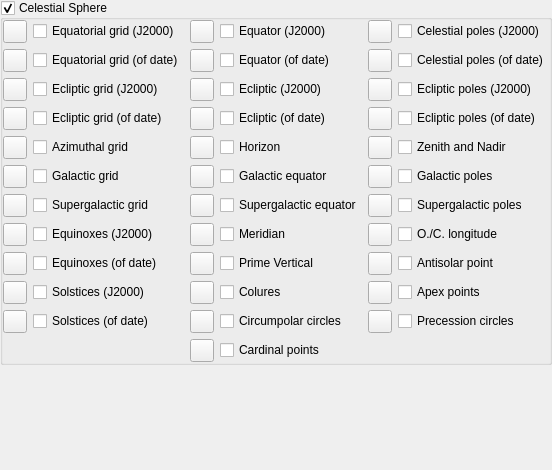
        <widget class="QWidget" name="page_markings">
         <layout class="QGridLayout" name="gridLayout_2">
          <property name="leftMargin">
           <number>0</number>
          </property>
          <property name="topMargin">
           <number>0</number>
          </property>
          <property name="rightMargin">
           <number>0</number>
          </property>
          <property name="bottomMargin">
           <number>0</number>
          </property>
          <property name="spacing">
           <number>0</number>
          </property>
          <item row="0" column="0">
           <widget class="QGroupBox" name="celestialSphereGroupBox">
            <property name="title">
             <string>Celestial Sphere</string>
            </property>
            <property name="flat">
             <bool>true</bool>
            </property>
            <property name="checkable">
             <bool>true</bool>
            </property>
            <layout class="QVBoxLayout" name="verticalLayout_10">
             <property name="leftMargin">
              <number>0</number>
             </property>
             <property name="topMargin">
              <number>0</number>
             </property>
             <property name="rightMargin">
              <number>0</number>
             </property>
             <property name="bottomMargin">
              <number>0</number>
             </property>
             <item>
              <layout class="QGridLayout" name="markingsGridLayout">
               <item row="0" column="0">
                <widget class="QToolButton" name="colorEquatorialJ2000Grid">
                 <property name="toolTip">
                  <string>Color of the equatorial grid (J2000.0)</string>
                 </property>
                 <property name="text">
                  <string notr="true"/>
                 </property>
                </widget>
               </item>
               <item row="0" column="1">
                <widget class="QCheckBox" name="showEquatorialJ2000GridCheckBox">
                 <property name="toolTip">
                  <string>Equatorial coordinates of J2000.0.</string>
                 </property>
                 <property name="text">
                  <string>Equatorial grid (J2000)</string>
                 </property>
                </widget>
               </item>
               <item row="1" column="0">
                <widget class="QToolButton" name="colorEquatorialGrid">
                 <property name="toolTip">
                  <string>Color of the equatorial grid (of date)</string>
                 </property>
                 <property name="text">
                  <string notr="true"/>
                 </property>
                </widget>
               </item>
               <item row="1" column="1">
                <widget class="QCheckBox" name="showEquatorialGridCheckBox">
                 <property name="toolTip">
                  <string>Equatorial coordinates of current date and planet.</string>
                 </property>
                 <property name="text">
                  <string>Equatorial grid (of date)</string>
                 </property>
                </widget>
               </item>
               <item row="2" column="0">
                <widget class="QToolButton" name="colorEclipticGridJ2000">
                 <property name="toolTip">
                  <string>Color of the ecliptical grid (J2000.0)</string>
                 </property>
                 <property name="text">
                  <string notr="true"/>
                 </property>
                </widget>
               </item>
               <item row="2" column="1">
                <widget class="QCheckBox" name="showEclipticGridJ2000CheckBox">
                 <property name="toolTip">
                  <string>Ecliptical coordinates for J2000.0.</string>
                 </property>
                 <property name="text">
                  <string>Ecliptic grid (J2000)</string>
                 </property>
                </widget>
               </item>
               <item row="3" column="0">
                <widget class="QToolButton" name="colorEclipticGridOfDate">
                 <property name="toolTip">
                  <string>Color of the ecliptical grid (of date)</string>
                 </property>
                 <property name="text">
                  <string notr="true"/>
                 </property>
                </widget>
               </item>
               <item row="3" column="1">
                <widget class="QCheckBox" name="showEclipticGridOfDateCheckBox">
                 <property name="toolTip">
                  <string>Ecliptical coordinates for current date. Displayed on Earth only.</string>
                 </property>
                 <property name="text">
                  <string>Ecliptic grid (of date)</string>
                 </property>
                </widget>
               </item>
               <item row="4" column="0">
                <widget class="QToolButton" name="colorAzimuthalGrid">
                 <property name="toolTip">
                  <string>Color of the azimuthal grid</string>
                 </property>
                 <property name="text">
                  <string notr="true"/>
                 </property>
                </widget>
               </item>
               <item row="4" column="1">
                <widget class="QCheckBox" name="showAzimuthalGridCheckBox">
                 <property name="toolTip">
                  <string>Altitudes and azimuth (counted from North towards East).</string>
                 </property>
                 <property name="text">
                  <string>Azimuthal grid</string>
                 </property>
                </widget>
               </item>
               <item row="5" column="0">
                <widget class="QToolButton" name="colorGalacticGrid">
                 <property name="toolTip">
                  <string>Color of the galactic grid</string>
                 </property>
                 <property name="text">
                  <string notr="true"/>
                 </property>
                </widget>
               </item>
               <item row="5" column="1">
                <widget class="QCheckBox" name="showGalacticGridCheckBox">
                 <property name="toolTip">
                  <string>Galactic Coordinates, System II (IAU 1958).</string>
                 </property>
                 <property name="text">
                  <string>Galactic grid</string>
                 </property>
                </widget>
               </item>
               <item row="6" column="0">
                <widget class="QToolButton" name="colorSupergalacticGrid">
                 <property name="toolTip">
                  <string>Color of the supergalactic grid</string>
                 </property>
                 <property name="text">
                  <string notr="true"/>
                 </property>
                </widget>
               </item>
               <item row="6" column="1">
                <widget class="QCheckBox" name="showSupergalacticGridCheckBox">
                 <property name="toolTip">
                  <string>Show de Vaucouleurs' Supergalactic coordinates (1976), defined by the distribution of nearby galaxies.</string>
                 </property>
                 <property name="text">
                  <string>Supergalactic grid</string>
                 </property>
                </widget>
               </item>
               <item row="7" column="0">
                <widget class="QToolButton" name="colorEquinoxJ2000Points">
                 <property name="toolTip">
                  <string>Color of the equinox points (J2000.0)</string>
                 </property>
                 <property name="text">
                  <string notr="true"/>
                 </property>
                </widget>
               </item>
               <item row="7" column="1">
                <widget class="QCheckBox" name="showEquinoxJ2000PointsCheckBox">
                 <property name="text">
                  <string>Equinoxes (J2000)</string>
                 </property>
                </widget>
               </item>
               <item row="8" column="0">
                <widget class="QToolButton" name="colorEquinoxPoints">
                 <property name="toolTip">
                  <string>Color of the equinox points (of date)</string>
                 </property>
                 <property name="text">
                  <string notr="true"/>
                 </property>
                </widget>
               </item>
               <item row="8" column="1">
                <widget class="QCheckBox" name="showEquinoxPointsCheckBox">
                 <property name="text">
                  <string>Equinoxes (of date)</string>
                 </property>
                </widget>
               </item>
               <item row="9" column="0">
                <widget class="QToolButton" name="colorSolsticeJ2000Points">
                 <property name="toolTip">
                  <string>Color of the solstice points (J2000.0)</string>
                 </property>
                 <property name="text">
                  <string/>
                 </property>
                </widget>
               </item>
               <item row="9" column="1">
                <widget class="QCheckBox" name="showSolsticeJ2000PointsCheckBox">
                 <property name="text">
                  <string>Solstices (J2000)</string>
                 </property>
                </widget>
               </item>
               <item row="10" column="0">
                <widget class="QToolButton" name="colorSolsticePoints">
                 <property name="toolTip">
                  <string>Color of the solstice points (of date)</string>
                 </property>
                 <property name="text">
                  <string/>
                 </property>
                </widget>
               </item>
               <item row="10" column="1">
                <widget class="QCheckBox" name="showSolsticePointsCheckBox">
                 <property name="text">
                  <string>Solstices (of date)</string>
                 </property>
                </widget>
               </item>
               <item row="0" column="2">
                <widget class="QToolButton" name="colorEquatorJ2000Line">
                 <property name="toolTip">
                  <string>Color of equator (J2000.0)</string>
                 </property>
                 <property name="text">
                  <string notr="true"/>
                 </property>
                </widget>
               </item>
               <item row="0" column="3">
                <widget class="QCheckBox" name="showEquatorJ2000LineCheckBox">
                 <property name="toolTip">
                  <string>Show celestial equator of J2000.0.</string>
                 </property>
                 <property name="text">
                  <string>Equator (J2000)</string>
                 </property>
                </widget>
               </item>
               <item row="1" column="2">
                <widget class="QToolButton" name="colorEquatorLine">
                 <property name="toolTip">
                  <string>Color of equator (of date)</string>
                 </property>
                 <property name="text">
                  <string notr="true"/>
                 </property>
                </widget>
               </item>
               <item row="1" column="3">
                <widget class="QCheckBox" name="showEquatorLineCheckBox">
                 <property name="toolTip">
                  <string>Show celestial equator of current planet and date.</string>
                 </property>
                 <property name="text">
                  <string>Equator (of date)</string>
                 </property>
                </widget>
               </item>
               <item row="2" column="2">
                <widget class="QToolButton" name="colorEclipticLineJ2000">
                 <property name="toolTip">
                  <string>Color of ecliptic (J2000.0)</string>
                 </property>
                 <property name="text">
                  <string notr="true"/>
                 </property>
                </widget>
               </item>
               <item row="2" column="3">
                <widget class="QCheckBox" name="showEclipticLineJ2000CheckBox">
                 <property name="toolTip">
                  <string>Show ecliptic line of J2000.0 (VSOP87A fundamental plane).</string>
                 </property>
                 <property name="text">
                  <string>Ecliptic (J2000)</string>
                 </property>
                </widget>
               </item>
               <item row="3" column="2">
                <widget class="QToolButton" name="colorEclipticLineOfDate">
                 <property name="toolTip">
                  <string>Color of ecliptic (of date)</string>
                 </property>
                 <property name="text">
                  <string notr="true"/>
                 </property>
                </widget>
               </item>
               <item row="3" column="3">
                <widget class="QCheckBox" name="showEclipticLineOfDateCheckBox">
                 <property name="toolTip">
                  <string>Show ecliptic line of current date.</string>
                 </property>
                 <property name="text">
                  <string>Ecliptic (of date)</string>
                 </property>
                </widget>
               </item>
               <item row="4" column="2">
                <widget class="QToolButton" name="colorHorizonLine">
                 <property name="toolTip">
                  <string>Color of horizon</string>
                 </property>
                 <property name="text">
                  <string notr="true"/>
                 </property>
                </widget>
               </item>
               <item row="4" column="3">
                <widget class="QCheckBox" name="showHorizonLineCheckBox">
                 <property name="toolTip">
                  <string>Show mathematical horizon line.</string>
                 </property>
                 <property name="text">
                  <string>Horizon</string>
                 </property>
                </widget>
               </item>
               <item row="5" column="2">
                <widget class="QToolButton" name="colorGalacticEquatorLine">
                 <property name="toolTip">
                  <string>Color of galactic equator</string>
                 </property>
                 <property name="text">
                  <string notr="true"/>
                 </property>
                </widget>
               </item>
               <item row="5" column="3">
                <widget class="QCheckBox" name="showGalacticEquatorLineCheckBox">
                 <property name="toolTip">
                  <string>Show Galactic equator line.</string>
                 </property>
                 <property name="text">
                  <string>Galactic equator</string>
                 </property>
                </widget>
               </item>
               <item row="6" column="2">
                <widget class="QToolButton" name="colorSupergalacticEquatorLine">
                 <property name="toolTip">
                  <string>Color of supergalactic equator</string>
                 </property>
                 <property name="text">
                  <string notr="true"/>
                 </property>
                </widget>
               </item>
               <item row="6" column="3">
                <widget class="QCheckBox" name="showSupergalacticEquatorLineCheckBox">
                 <property name="toolTip">
                  <string>Show equator of de Vaucouleurs' Supergalactic coordinates (1976).</string>
                 </property>
                 <property name="text">
                  <string>Supergalactic equator</string>
                 </property>
                </widget>
               </item>
               <item row="7" column="2">
                <widget class="QToolButton" name="colorMeridianLine">
                 <property name="toolTip">
                  <string>Color of meridian</string>
                 </property>
                 <property name="text">
                  <string notr="true"/>
                 </property>
                </widget>
               </item>
               <item row="7" column="3">
                <widget class="QCheckBox" name="showMeridianLineCheckBox">
                 <property name="toolTip">
                  <string>Show meridian line.</string>
                 </property>
                 <property name="text">
                  <string>Meridian</string>
                 </property>
                </widget>
               </item>
               <item row="8" column="2">
                <widget class="QToolButton" name="colorPrimeVerticalLine">
                 <property name="toolTip">
                  <string>Color of Prime Vertical</string>
                 </property>
                 <property name="text">
                  <string notr="true"/>
                 </property>
                </widget>
               </item>
               <item row="8" column="3">
                <widget class="QCheckBox" name="showPrimeVerticalLineCheckBox">
                 <property name="toolTip">
                  <string>Show Prime (East-West) Vertical.</string>
                 </property>
                 <property name="text">
                  <string>Prime Vertical</string>
                 </property>
                </widget>
               </item>
               <item row="9" column="2">
                <widget class="QToolButton" name="colorColuresLine">
                 <property name="toolTip">
                  <string>Color of colures</string>
                 </property>
                 <property name="text">
                  <string notr="true"/>
                 </property>
                </widget>
               </item>
               <item row="9" column="3">
                <widget class="QCheckBox" name="showColuresLineCheckBox">
                 <property name="toolTip">
                  <string>Show colures (great circles through poles and solstices/equinoxes).</string>
                 </property>
                 <property name="text">
                  <string>Colures</string>
                 </property>
                </widget>
               </item>
               <item row="10" column="2">
                <widget class="QToolButton" name="colorCircumpolarCircles">
                 <property name="toolTip">
                  <string>Color of circumpolar circles</string>
                 </property>
                 <property name="text">
                  <string notr="true"/>
                 </property>
                </widget>
               </item>
               <item row="10" column="3">
                <widget class="QCheckBox" name="showCircumpolarCirclesCheckBox">
                 <property name="toolTip">
                  <string>These circles delimit stars which stay always above (respectively below) the mathematical horizon.</string>
                 </property>
                 <property name="text">
                  <string>Circumpolar circles</string>
                 </property>
                </widget>
               </item>
               <item row="11" column="2">
                <widget class="QToolButton" name="colorCardinalPoints">
                 <property name="toolTip">
                  <string>Color of cardinal points</string>
                 </property>
                 <property name="text">
                  <string notr="true"/>
                 </property>
                </widget>
               </item>
               <item row="11" column="3">
                <widget class="QCheckBox" name="showCardinalPointsCheckBox">
                 <property name="toolTip">
                  <string>Labels for the Cardinal and Ordinal directions.</string>
                 </property>
                 <property name="text">
                  <string>Cardinal points</string>
                 </property>
                </widget>
               </item>
               <item row="0" column="4">
                <widget class="QToolButton" name="colorCelestialJ2000Poles">
                 <property name="toolTip">
                  <string>Color of the celestial poles (J2000.0)</string>
                 </property>
                 <property name="text">
                  <string notr="true"/>
                 </property>
                </widget>
               </item>
               <item row="0" column="5">
                <widget class="QCheckBox" name="showCelestialJ2000PolesCheckBox">
                 <property name="toolTip">
                  <string>Show celestial poles of J2000.0.</string>
                 </property>
                 <property name="text">
                  <string>Celestial poles (J2000)</string>
                 </property>
                </widget>
               </item>
               <item row="1" column="4">
                <widget class="QToolButton" name="colorCelestialPoles">
                 <property name="toolTip">
                  <string>Color of celestial poles (of date)</string>
                 </property>
                 <property name="text">
                  <string notr="true"/>
                 </property>
                </widget>
               </item>
               <item row="1" column="5">
                <widget class="QCheckBox" name="showCelestialPolesCheckBox">
                 <property name="toolTip">
                  <string>Show celestial poles of current planet and date.</string>
                 </property>
                 <property name="text">
                  <string>Celestial poles (of date)</string>
                 </property>
                </widget>
               </item>
               <item row="2" column="4">
                <widget class="QToolButton" name="colorEclipticJ2000Poles">
                 <property name="toolTip">
                  <string>Color of the ecliptic poles (J2000.0)</string>
                 </property>
                 <property name="text">
                  <string notr="true"/>
                 </property>
                </widget>
               </item>
               <item row="2" column="5">
                <widget class="QCheckBox" name="showEclipticJ2000PolesCheckBox">
                 <property name="toolTip">
                  <string>Show ecliptic poles of J2000.0</string>
                 </property>
                 <property name="text">
                  <string>Ecliptic poles (J2000)</string>
                 </property>
                </widget>
               </item>
               <item row="3" column="4">
                <widget class="QToolButton" name="colorEclipticPoles">
                 <property name="toolTip">
                  <string>Color of ecliptic poles (of date)</string>
                 </property>
                 <property name="text">
                  <string notr="true"/>
                 </property>
                </widget>
               </item>
               <item row="3" column="5">
                <widget class="QCheckBox" name="showEclipticPolesCheckBox">
                 <property name="toolTip">
                  <string>Show ecliptic poles of current date.</string>
                 </property>
                 <property name="text">
                  <string>Ecliptic poles (of date)</string>
                 </property>
                </widget>
               </item>
               <item row="4" column="4">
                <widget class="QToolButton" name="colorZenithNadir">
                 <property name="toolTip">
                  <string>Color of Zenith and Nadir</string>
                 </property>
                 <property name="text">
                  <string notr="true"/>
                 </property>
                </widget>
               </item>
               <item row="4" column="5">
                <widget class="QCheckBox" name="showZenithNadirCheckBox">
                 <property name="text">
                  <string>Zenith and Nadir</string>
                 </property>
                </widget>
               </item>
               <item row="5" column="4">
                <widget class="QToolButton" name="colorGalacticPoles">
                 <property name="toolTip">
                  <string>Color of galactic poles</string>
                 </property>
                 <property name="text">
                  <string notr="true"/>
                 </property>
                </widget>
               </item>
               <item row="5" column="5">
                <widget class="QCheckBox" name="showGalacticPolesCheckBox">
                 <property name="text">
                  <string>Galactic poles</string>
                 </property>
                </widget>
               </item>
               <item row="6" column="4">
                <widget class="QToolButton" name="colorSupergalacticPoles">
                 <property name="toolTip">
                  <string>Color of supergalactic poles</string>
                 </property>
                 <property name="text">
                  <string notr="true"/>
                 </property>
                </widget>
               </item>
               <item row="6" column="5">
                <widget class="QCheckBox" name="showSupergalacticPolesCheckBox">
                 <property name="text">
                  <string>Supergalactic poles</string>
                 </property>
                </widget>
               </item>
               <item row="7" column="4">
                <widget class="QToolButton" name="colorLongitudeLine">
                 <property name="toolTip">
                  <string>Color of the opposition/conjunction longitude line</string>
                 </property>
                 <property name="text">
                  <string notr="true"/>
                 </property>
                </widget>
               </item>
               <item row="7" column="5">
                <widget class="QCheckBox" name="showLongitudeLineCheckBox">
                 <property name="toolTip">
                  <string>Opposition/conjunction longitude line - the line of ecliptic longitude which passes through both ecliptic poles, the Sun and opposition point.</string>
                 </property>
                 <property name="text">
                  <string>O./C. longitude</string>
                 </property>
                </widget>
               </item>
               <item row="8" column="4">
                <widget class="QToolButton" name="colorAntisolarPoint">
                 <property name="toolTip">
                  <string>Color of antisolar point</string>
                 </property>
                 <property name="text">
                  <string/>
                 </property>
                </widget>
               </item>
               <item row="8" column="5">
                <widget class="QCheckBox" name="showAntisolarPointCheckBox">
                 <property name="text">
                  <string>Antisolar point</string>
                 </property>
                </widget>
               </item>
               <item row="9" column="4">
                <widget class="QToolButton" name="colorApexPoints">
                 <property name="toolTip">
                  <string>Color of Apex and Antapex points</string>
                 </property>
                 <property name="text">
                  <string notr="true"/>
                 </property>
                </widget>
               </item>
               <item row="9" column="5">
                <widget class="QCheckBox" name="showApexPointsCheckBox">
                 <property name="toolTip">
                  <string>Apex and Antapex indicate where the observer's planet is heading to or receding from, respectively.</string>
                 </property>
                 <property name="text">
                  <string>Apex points</string>
                 </property>
                </widget>
               </item>
               <item row="10" column="4">
                <widget class="QToolButton" name="colorPrecessionCircles">
                 <property name="toolTip">
                  <string>Color of precession circles</string>
                 </property>
                 <property name="text">
                  <string notr="true"/>
                 </property>
                </widget>
               </item>
               <item row="10" column="5">
                <widget class="QCheckBox" name="showPrecessionCirclesCheckBox">
                 <property name="toolTip">
                  <string>Instantaneous circles of earth's axis on its motion around ecliptical poles. Displayed on Earth only.</string>
                 </property>
                 <property name="text">
                  <string>Precession circles</string>
                 </property>
                </widget>
               </item>
              </layout>
             </item>
            </layout>
           </widget>
          </item>
          <item row="1" column="0">
           <spacer name="verticalSpacer_5">
            <property name="orientation">
             <enum>Qt::Vertical</enum>
            </property>
            <property name="sizeHint" stdset="0">
             <size>
              <width>20</width>
              <height>105</height>
             </size>
            </property>
           </spacer>
          </item>
         </layout>
        </widget>
